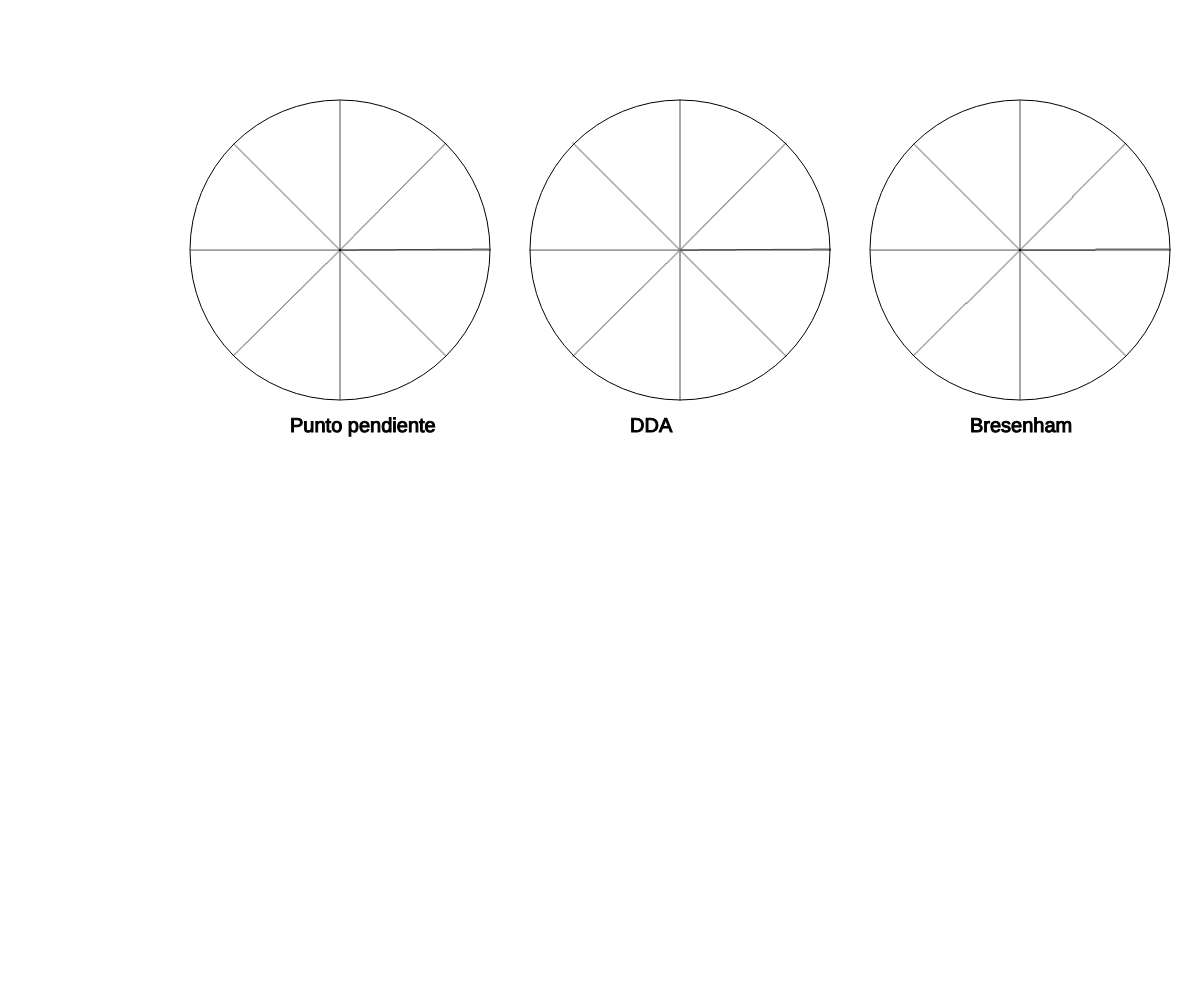
Frame 1 (no input)
Frame 2 (the mouse pressed at the canvas centre, redrawn once): blank canvas, image omitted

The p5.js sketch that drew this single still picture (run headless with seeded random() and noise() and a simulated clock; the mouse was pressed at the canvas centre and the sketch redrawn once):

// p5.js sketch
// ── sketch.js
function setup(){
    createCanvas(windowWidth-5,windowHeight-5);
}
let titles = ["Punto pendiente","DDA","Bresenham"];
//let r=200, offset = r * 2.5,x=100,y=100;
let radius = 150;
let centx = 0;
let centy = 250;
let x,y;
function draw(){
    background(255);
    stroke(0);
    textSize(20);
    for (let j = 0; j < 3; j++) {
        centx+=(radius*2)+40;
        circle(centx, centy, radius*2);
        text(titles[j],centx-50,centy+radius+32);
        for (let ang = 0; ang <= 360; ang += 45) {
            let rad = radians(ang);
            x = Math.floor(centx + (radius * cos(rad)));
            y = Math.floor(centy + (radius * sin(rad)));
            switch(j){
                case 0:
                    pp(centx, centy, x, y);
                break;
                case 1:
                    dda(centx, centy, x, y);
                break;
                case 2: 
                    bresenham(centx, centy, x, y);
                break;
            }

          }
    }
    noLoop();
}

function pp(x1, y1, x2, y2) {
    let x = x1,
      y = y1,
      stepX = 1,
      stepY = 1;
    const dx = x2 - x1;
    const dy = y2 - y1;
  
    if (dx == 0) {
      if (dy < 0) stepY = -1;
      while (y != y2) {
        point(x, y);
        y += stepY;
      }
    } else {
      const m = dy / dx;
      const b = y1 - m * x1;
      if (dx < 0) stepX = -1;
      while (x != x2) {
        point(x, y);
        x += stepX;
        y = m * x + b;
      }
    }
  }
function dda(x0,y0,x1,y1){
    let x = x0, 
        y = y0,
        dx = x1 - x0,
        dy = y1 - y0,
        m  = Math.abs(dx) > Math.abs(dy) ? Math.abs(dx) : Math.abs(dy),
        xIncrement = dx / m,
        yIncrement = dy / m;
    for (let i = 0; i < m; i++) {
        x += xIncrement;
        y += yIncrement;
        point(x,y);
    }
}

function bresenham(x0, y0, x1, y1) {
    let dx = Math.abs(x1 - x0),
        dy = Math.abs(y1 - y0),
        difference = dx - dy,
        stepX = (x0 < x1) ? 1 : -1,
        stepY = (y0 < y1) ? 1 : -1;
    while((x0 != x1) || (y0 != y1)) {
        let error = 2*difference;
        point(x0, y0);
       if (error > -dy) {
            difference -= dy; 
            x0  += stepX; 
        }   
       if (error < dx) { 
           difference += dx;
           y0  += stepY; 
        }
    }
 }
